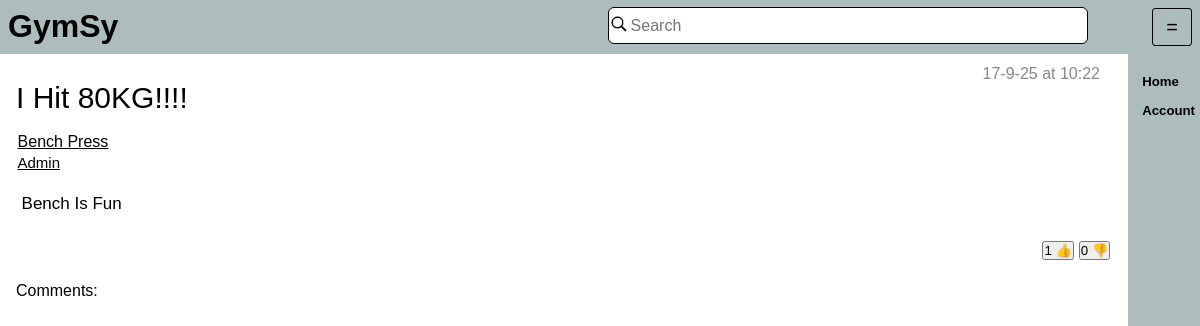
/post/1, run on an earlier commit of the app's database.
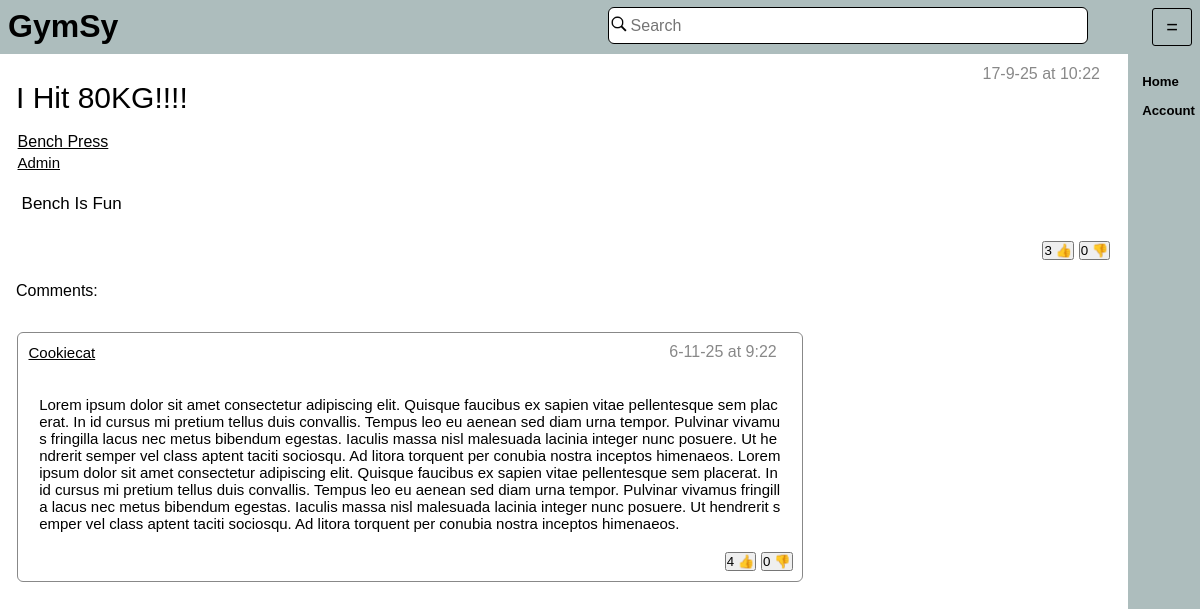
And on a later commit of the database.
### tables this page shows
CREATE TABLE "Post" (
	"PostID"	INTEGER UNIQUE,
	"PostContent"	TEXT,
	"ExcersiseID"	INTEGER,
	"AccountID"	INTEGER,
	"Title"	TEXT,
	"Date"	TEXT,
	"Time"	TEXT,
	"Parent"	INTEGER,
	PRIMARY KEY("PostID"),
	FOREIGN KEY("AccountID") REFERENCES "Account"("AccountID"),
	FOREIGN KEY("ExcersiseID") REFERENCES "Excersise"("ExcersiseID")
);

CREATE TABLE "Excersise" (
	"ExcersiseID"	INTEGER UNIQUE,
	"MuscleID"	INTEGER,
	"ExcersiseName"	TEXT,
	PRIMARY KEY("ExcersiseID"),
	FOREIGN KEY("MuscleID") REFERENCES "MuscleGroup"("MuscleID")
);

CREATE TABLE "Account" (
	"AccountID"	INTEGER UNIQUE,
	"Name"	TEXT,
	"Username"	TEXT UNIQUE,
	"Password"	TEXT,
	"Admin"	INTEGER,
	PRIMARY KEY("AccountID")
);

### app.py (the view)
@app.route("/post/<post>")
def ShowPost(post):
    print(post)
    PostData = DatabaseHandler.GetPost(int(post))
    CommentData = DatabaseHandler.GetComments(int(post))
    if PostData is None:
        return app.redirect("/home",302)
    Id = cache.get("id")
    return render_template("Post.html",ID = Id,
                           data = PostData,
                           Comments = CommentData
                           )

### Database/DatabaseHandler.py (called while the page is built)
def GetPost(ID: int):
    with sqlite3.connect("Database/GymsyDatabase.db") as Connection:
        Cursor = Connection.cursor()
        Result = Cursor.execute(SqlCommands.GetPostsFromPostID.ReturnQuery([ID])).fetchone()
        return Result

def GetComments(ParentID: int):
    with sqlite3.connect("Database/GymsyDatabase.db") as Connection:
        Cursor = Connection.cursor()
        Result = Cursor.execute(SqlCommands.GetPostComments.ReturnQuery([ParentID,ParentID]))
        return Result.fetchall()
    return 0

### Database/SqlCommands.py (called while the page is built)
    def ReturnQuery(self,NewContent: list = []):
        if type(NewContent) != list:
            NewContent = [NewContent]
        if len(NewContent) == len(self.Additions):
            return self.Query.format(*NewContent)
        else:
            return "ERROR"

### app.py (called while the page is built)
@app.after_request
def after_request(response):
    response.headers["Cache-Control"] = "no-cache, no-store, must-revalidate,public, max-age=0"
    response.headers['X-UA-Compatible'] = 'IE=Edge,chrome=1'
    response.cache_control.max_age = 0
    return response

### templates/Post.html (shortened to what this page needs)
{% extends 'index.html' %}
{% block content %}
<PostMain>
    <div class = "title" style = "Padding: 0;">
        <p class = "PostTitle">{{data[1]}}</p>
        <p style="margin-left: auto; margin-top: 0;color: #888888">{{data[9]}} at {{data[8]}}</p>
    </div>
    <a class = "PostExcersiseTitleText" href = "/exercise/{{data[3]}}">{{data[6]}}</a>
    <a class = "MainpostUsername" href = "/users/{{data[7]}}">{{data[7]}}</a>
    <div style = "margin: 1rem;">
		<a class = "PostDescription">
        {{data[2]}}
        </a>
	</div>
    <div class = "likeBar">
         <button class = "likeButton" id="Like:{{data[0]}}"
                            onclick={%if ID == 0 %} "OpenPopUp('popUp');ChildClicked();" {%else%} "SendLike({{ID}}, 1,{{data[0]}});updateLikes('{{data[0]}}');ChildClicked();" {%endif%} >
        {{data[4]}}&nbsp👍</button>
        <button class = "likeButton" id="Dislike:{{data[0]}}"
                onclick= {%if ID == 0 %} "OpenPopUp('popUp');ChildClicked();" {%else%} "SendLike({{ID}}, -1,{{data[0]}}); updateLikes('{{data[0]}}');ChildClicked();" {%endif%} >
        {{data[5]}}&nbsp👎</button>
    </div>
</PostMain>
<p>Comments:</p>
<div>
	{%for post in Comments%}
<div class = "comment" style = "">
<div class = "title">
        <a class = "MainpostUsername" href = "/users/{{post[1]}}" style = "margin: 0">{{post[1]}}</a>
	<p style="margin-left: auto; margin-top: 0;color: #888888">{{post[5]}} at {{post[6]}}</p>
	</div>
        <p class="PostDescription" style = "font-size: min(1.3vmax,15px);" >{{post[2]}}</p>
    <div class = "likeBar">
         <button class = "likeButton" id="Like:{{post[0]}}"
                            onclick={%if ID == 0 %} "OpenPopUp('popUp');ChildClicked();" {%else%} "SendLike({{ID}}, 1,{{post[0]}});updateLikes('{{post[0]}}');ChildClicked();" {%endif%} >
        {{post[3]}}&nbsp👍</button>
        <button class = "likeButton" id="Dislike:{{post[0]}}"
                onclick= {%if ID == 0 %} "OpenPopUp('popUp');ChildClicked();" {%else%} "SendLike({{ID}}, -1,{{post[0]}}); updateLikes('{{post[0]}}');ChildClicked();" {%endif%} >
        {{post[4]}}&nbsp👎</button>
    </div>
</div>
	{%endfor%}
</div>
{% endblock %}

### templates/Index.html (shortened to what this page needs)
<!DOCTYPE html>
<html lang="en">
<head>
    <link rel="stylesheet" href="{{url_for('static', filename='styles/Style.css')}}" />
</head>
<header>
    <h1> <a href="/home" style=" color: #000000; text-decoration: none;  ">
        GymSy
    </a>
	</h1>
    <div style="width: 90%;height: 80%;padding-left:40% ">
        <form action = "/search" style="display: inline-flex; align-items:center;width:90%;height: 80%;background-color: #FFFFFF; flex-direction: row" class = "searchBar" >
            <label for="Search" style="width: 20px">
                <img draggable="false" style="width: 100%;"
                     class="Search"
                     src = "{{url_for('static', filename='images/search_icon.png')}}" alt=""
                >
            </label>
            <input class="Search"
                   type="text"
                   id="Search" name="Search"
                   placeholder="Search"
                   VALUE="{{SearchInput | default('')}}"
            >
        </form>
    </div>
	<h1>
        <button class = "cornerButton" onclick="SwapBar()">
            <large>=</large>
        </button>
    </h1>
</header>
<body class="body">
<main id = "Main">
{% block content %}{% endblock %}
</main>
<div class="sidebar" id = "SideBar">
    <Sidebar>
		<h1>
	<a class = "sideBarButton" href="/home">Home</a>
	</h1>
	<h1>
	{%if ID| default(0) == 0%}
	<a class = "sideBarButton" href="/login">Login</a>
	{%elif ID| default(0) != 0%}
	<a class = "sideBarButton" href="/accountsettings">Account</a>
	{%endif%}
	</h1>
    </Sidebar>
</div>
</body>
</html>

### templates/static/styles/Style.css (style rules this page uses)
html { font-size: 16px; margin: 0; height: 100%; font-family: Helvetica, Arial, sans-serif; overflow-x:hidden; }
header { position: fixed; padding-top: 0; top: 0; min-height: 5%; background-color: #adbdbd ; height: 54px; display: flex; justify-content: space-between; width: 100%; margin: 0 auto 0 auto; }
body { overflow-x:hidden; margin: 0; background-color: #FFFFFF; height: 100%; display: flex; }
sidebar { display: block; padding: 0.4%; right: 0; top:5%; height: 100%; font-size: min(1.3vmax,17px); }
.sidebar { position: fixed; background-color: #adbdbd ; top:53px; right: 0; width: 5%; margin-left:auto ; height: 100%; display:var(--Display,block); transform-origin:right center; animation-fill-mode:forwards; }
main { display: flex; flex-direction: column; width: 93%; margin: 65px 0 0; }
h1 { margin: 0.5rem; display: flex; color: #000000; }
p { margin: 1rem; color: #000000; display: flex; }
div { padding: 0.5% 0.5% 0.5% 0.5%; }
button.cornerButton { width: 40px; background-color: #adbdbd; border: thin solid #000000; border-radius: 3px; }
large { font-size: 20px }
form { margin: 2rem; color: #000000; display: block; }
input { font-size: 20px; display: block; margin: 0.5rem 0.5rem 0.5rem 0; width: 40%; height: 3rem; outline: None; border-color: #d8bdd3; color: #000000; }
div.comment { display: flex; flex-direction: column; width: 70%; min-height: 1%; height: auto; border: thin solid #888888; border-radius: 6px; margin: 1%; text-overflow: revert; word-break: break-all; }
div.likeBar { margin-top: auto; margin-left: auto; }
button.likeButton { padding: 0; }
div.title { display: flex; flex-direction: row; text-overflow: ellipsis; width: auto; margin-bottom: 0; }
a.sideBarButton { display: block; padding: 0; border: none; background: none; color: #000000; text-decoration: none; font-size: min(20px,1.1vmax); margin-top: 0.5em; }
input.Search { width: 88%; border: none; display:inline-block; margin: 0;font-size: 16px;height: 65%; }
img { user-drag: none; user-select: none; -moz-user-select: none; -webkit-user-drag: none; -webkit-user-select: none; -ms-user-select: none; }
form.searchBar { border-color: #000000; border-style: solid; border-radius: 6px; border-width: thin; margin: 0.25%; }
PostMain { display: flex; flex-direction: column; width:100%; height:auto }
p.PostTitle { font-size: 30px; margin: 1rem; }
a.PostExcersiseTitleText { font-size: 20px color: #000000; width: auto; margin-left: 1rem; text-decoration: underline; text-transform: capitalize; color: #000000; margin-block-end: 0.2; padding: 0.1em; }
a.MainpostUsername { font-size: 15px; text-decoration: underline; text-transform: capitalize; padding: 0.1em; color: #000000; margin-left: 1rem; }
a.PostDescription { font-size: 17px; }

What changed in the data, as far as the page shows it:
added Post: post "Cookiecat", Date "6-11-25", Time "9:22", PostContent "Lorem ipsum dolor sit amet consectetur adipiscing elit. Quisque faucibus ex sapien vitae pellentesque sem placerat. In id cursus mi pretium tellus duis convallis. Tempus leo eu aenean sed diam urna tempor. Pulvinar vivamus fringilla lacus nec metus bibendum egestas. Iaculis massa nisl malesuada lacinia integer nunc posuere. Ut hendrerit semper vel class aptent taciti sociosqu. Ad litora torquent per conubia nostra inceptos himenaeos. Lorem ipsum dolor sit amet consectetur adipiscing elit. Quisque faucibus ex sapien vitae pellentesque sem placerat. In id cursus mi pretium tellus duis convallis. Tempus leo eu aenean sed diam urna tempor. Pulvinar vivamus fringilla lacus nec metus bibendum…", post "4", post "0"
Also different on the page:
{{ data[4] }}: "1" → "3"
